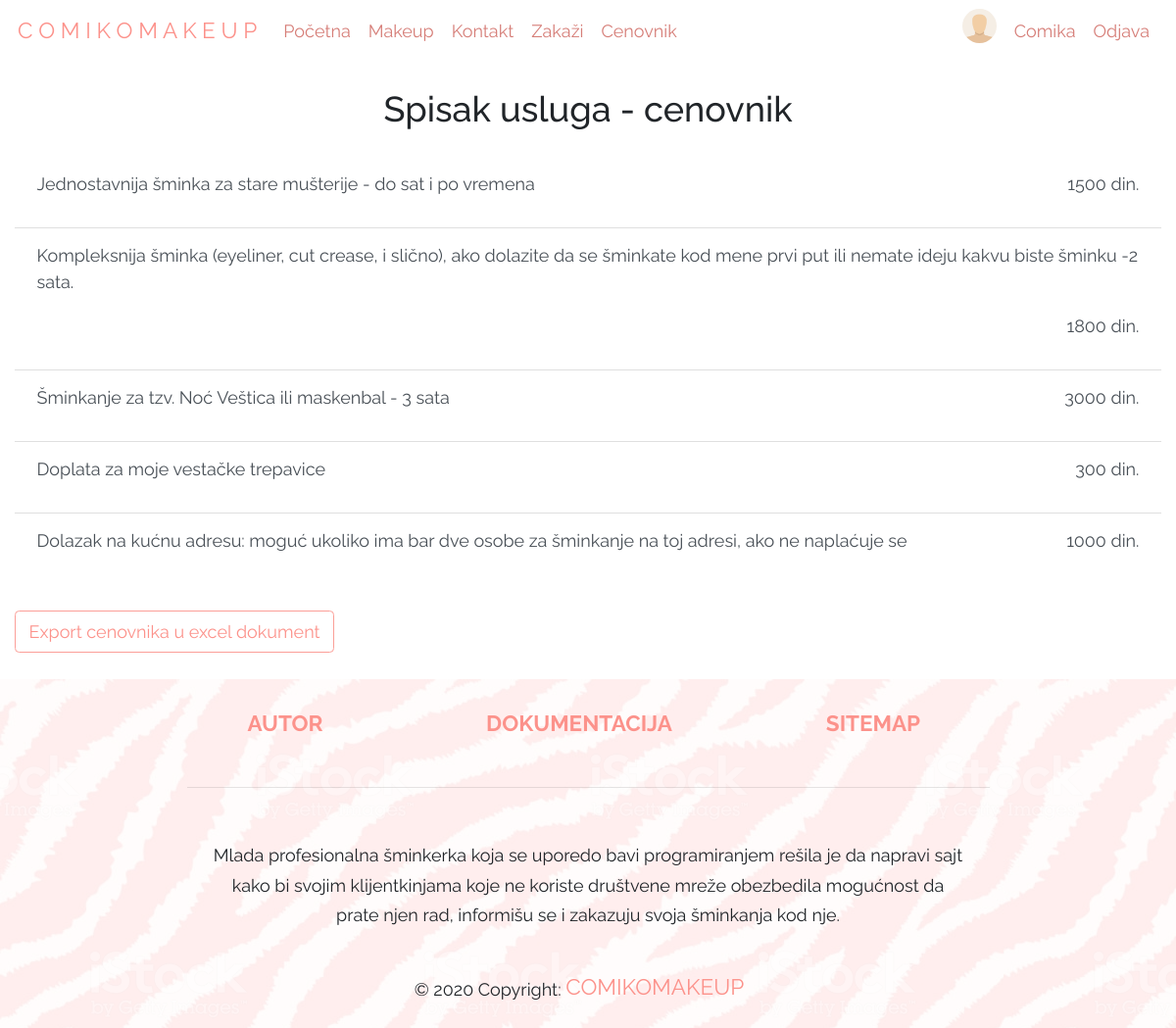
The app's page /?page=cenovnik.php (signed in) with its own data.
### tables this page shows
CREATE TABLE `meniLink` (
  `id` int(11) NOT NULL,
  `nazivLinka` varchar(25) NOT NULL,
  `hrefLinka` varchar(60) NOT NULL,
  `meniId` int(11) NOT NULL,
  `adminLink` tinyint(1) NOT NULL
);

CREATE TABLE `korisnik` (
  `id` int(11) NOT NULL,
  `ime` varchar(30) NOT NULL,
  `prezime` varchar(60) NOT NULL,
  `username` varchar(15) NOT NULL,
  `email` varchar(100) NOT NULL,
  `pass` varchar(300) NOT NULL,
  `profilna` varchar(1200) DEFAULT NULL,
  `admin` bit(1) NOT NULL DEFAULT b'0'
);

CREATE TABLE `cenovnik` (
  `id` int(11) NOT NULL,
  `nazivUsluge` varchar(270) NOT NULL,
  `cena` decimal(10,0) NOT NULL
);

### config/konekcija.php (called while the page is built, shortened)
<?php
try {
    $conn = new PDO("mysql:host=".SERVER.";dbname=".DATABASE.";charset=utf8", USERNAME, PASSWORD);
    $conn->setAttribute(PDO::ATTR_DEFAULT_FETCH_MODE, PDO::FETCH_OBJ);
    $conn->setAttribute(PDO::ATTR_ERRMODE, PDO::ERRMODE_EXCEPTION);
}
catch(PDOException $ex){
    echo $ex->getMessage();
}
function executeQuery($query){
    global $conn;
    return $conn->query($query)->fetchAll();
}

### models/meni/headerFunctions.php (called while the page is built, shortened)
<?php
function dohvatiHeader(){
    return executeQuery("SELECT * FROM meniLink WHERE meniId=1 AND adminLink = 0");
}

### models/user/user.php (called while the page is built, shortened)
<?php
function dohvatiKorisnikaPoId($id){
    global $conn;
        try {
            $dohvatiKorisnika = $conn->prepare("SELECT * FROM korisnik WHERE id = ?");
            $dohvatiKorisnika->execute([$id]);
            $korisnik= $dohvatiKorisnika->fetch();
            return $korisnik;
        } catch(PDOException $ex){
            return null;
        }
}
?>

### models/cenovnik/cenovnik.php (called while the page is built)
<?php
function dohvatiCenovnik(){
    try{
        return executeQuery("SELECT * FROM cenovnik");
    }catch(PDOException $ex){
        return null;
    }
}

### models/meni/footerFunctions.php (called while the page is built)
<?php
function dohvatiFooter(){
    try{
        return executeQuery("SELECT * FROM meniLink WHERE meniId=3 OR hrefLinka='index.php'");
    }catch(PDOException $ex){
        return null;
    }
}

### views/pages/cenovnik.php (the view, shortened to what this page needs)
<?php
require "models/cenovnik/cenovnik.php";
?>
<h2 class="h1-responsive text-center my-4">Spisak usluga - cenovnik</h2>
<div class="container my-4">
    <div class="justify-content-center">
        <ul class="list-group list-group-flush">
        <?php
            $sveUsluge = dohvatiCenovnik();
            foreach($sveUsluge as $u):
        ?>
            <li class="list-group-item list-group-item-action"><p class="levo"><?=$u->nazivUsluge?></p><p class="desno"><?= $u->cena ?> din.</p></li>
        <?php
            endforeach;
        ?>
        </ul>
    </div>
    <div class="justify-content-center my-4">
        <div class="form-group">
            <a href="models/cenovnik/exportUExcel.php" class="btn btn-outline-secondary ">Export cenovnika u excel dokument</a>
        </div>
    </div>
</div>

### views/fixed/header.php (shortened to what this page needs)
<?php
require "models/meni/headerFunctions.php";
require "models/user/user.php";
?>
<!DOCTYPE html>
<html lang="en">
    <head>
        <link rel="stylesheet" href="https://stackpath.bootstrapcdn.com/bootstrap/4.3.1/css/bootstrap.min.css">
        <link rel="stylesheet" type="text/css" href="assets/css/style.css">
        <link rel="stylesheet" href="https://cdn.jsdelivr.net/npm/bootstrap-select@1.13.14/dist/css/bootstrap-select.min.css">
      </head>
    <body>
        <div id="wrapper">
            <div id="header">
                <nav class="navbar navbar-expand-lg">
                    <a class="navbar-brand" href="?page=home.php">C O M I K O M A K E U P</a>
                    <div class="collapse navbar-collapse" id="navbarTogglerDemo03">
                      <ul class="navbar-nav mr-auto mt-2 mt-lg-0">
                      <?php
                        $q = dohvatiHeader();
                        foreach($q as $h):
                      ?>
                        <li class="nav-item">
                          <a class="nav-link" href="?page=<?=$h->hrefLinka?>"><?=$h->nazivLinka?><span class="sr-only">(current)</span></a>
                        </li>
                      <?php
                        endforeach;
                      ?>
                      </ul>
                      <ul class="nav navbar-nav ml-auto levo">
                          <?php
                            if(isset($_SESSION['id']) ):
                              $korisnik = dohvatiKorisnikaPoId($_SESSION['id']);
                          ?>
                            <li class="liProfilna"><a href="#" class="liProfilna"><img class="img-fluid rounded-circle mx-2 userLogin" alt="profilna slika" src="<?= $korisnik->profilna ?>"/></a></li>
                            <li><a href="?page=korisnik.php" class="nav-link"><?= $korisnik->username ?> </a></li>
                            <li><a href="models/user/odjavljivanje.php" class="nav-link"> Odjava</a></li>
                          <?php
                            endif;
                          ?>
                      </ul>
                    </div>
                  </nav>
            </div>

### views/fixed/footer.php (shortened to what this page needs)
<?php
require "models/meni/footerFunctions.php";
?>
<div id="footer" class="page-footer font-small">
          <div class="container">
            <div class="row text-center d-flex justify-content-center pt-4 mb-3">
              <?php
                  $q = dohvatiFooter();
                  foreach($q as $f):
              ?>
                <div class="col-md-3 mb-3">
                  <h6 class="text-uppercase font-weight-bold">
                    <?php if($f->nazivLinka != "Dokumentacija" && $f->nazivLinka != "Sitemap"):?>
                    <a href="?page=<?=$f->hrefLinka?>" class="navbar-brand"><?=$f->nazivLinka?></a>
                    <?php else: ?>
                      <a href="<?=$f->hrefLinka?>" class="navbar-brand"><?=$f->nazivLinka?></a>
                    <?php endif; ?>
                  </h6>
                </div>
              <?php endforeach; ?>
            </div>
            <hr class="rgba-white-light" style="margin: 0 15%;">
            <div class="row d-flex text-center justify-content-center mb-md-0 mb-4">
              <div class="col-md-8 col-12 mt-5">
                <p style="line-height: 1.7rem">Mlada profesionalna šminkerka koja se uporedo bavi programiranjem rešila je da
                  napravi sajt kako bi svojim klijentkinjama koje ne koriste društvene mreže obezbedila
                  mogućnost da prate njen rad, informišu se i zakazuju svoja šminkanja kod nje.</p>
              </div>
            </div>
          </div>
          <div class="footer-copyright text-center py-3">© 2020 Copyright:
            <a href="#" class="navbar-brand"> COMIKOMAKEUP</a>
          </div>
          <div id="footerSlika"></div>
      </div>
</div>
    </body>
</html>

### assets/css/style.css (style rules this page uses)
* { margin: 0pt; padding: 0pt; text-decoration: none; list-style-type: none; box-sizing: border-box; font-family: 'Raleway', sans-serif; font-size: 18px; }
a { color: #fc928b; text-decoration: none; }
nav { position: relative; overflow: auto; }
.levo { float: left; }
.desno { float: right; }
.userLogin { height: 35px; }
.btn-outline-secondary, .border-secondary { color: #fc928b; border-color: #fb9f98; }
.nav-link, .greska { color:#d67e78; }
.navbar { margin-bottom: 0px; border-radius: 0px; background-color: transparent !important; }
#footer { display: block; position: relative; }
#footerSlika { background-image: url('../img/fbg1.jpg'); opacity: 0.2; top: 0; left: 0; bottom: 0; right: 0; position: absolute; z-index: -1; }
.container { max-width: unset; }

### records on screen
menilink: nazivLinka "Početna"
menilink: nazivLinka "Makeup"
menilink: nazivLinka "Kontakt"
menilink: nazivLinka "Zakaži"
menilink: nazivLinka "Cenovnik"
korisnik: profilna (placeholder picture), username "Comika"
cenovnik: nazivUsluge "Jednostavnija šminka za stare mušterije - do sat i po vremena", cena "1500"
cenovnik: nazivUsluge "Kompleksnija šminka (eyeliner, cut crease, i slično), ako dolazite da se šminkate kod mene prvi put ili nemate ideju kakvu biste šminku -2 sata.", cena "1800"
cenovnik: nazivUsluge "Šminkanje za tzv. Noć Veštica ili maskenbal - 3 sata", cena "3000"
cenovnik: nazivUsluge "Doplata za moje vestačke trepavice", cena "300"
cenovnik: nazivUsluge "Dolazak na kućnu adresu: moguć ukoliko ima bar dve osobe za šminkanje na toj adresi, ako ne naplaćuje se", cena "1000"
menilink: nazivLinka "AUTOR"
menilink: nazivLinka "DOKUMENTACIJA"
menilink: nazivLinka "SITEMAP"
